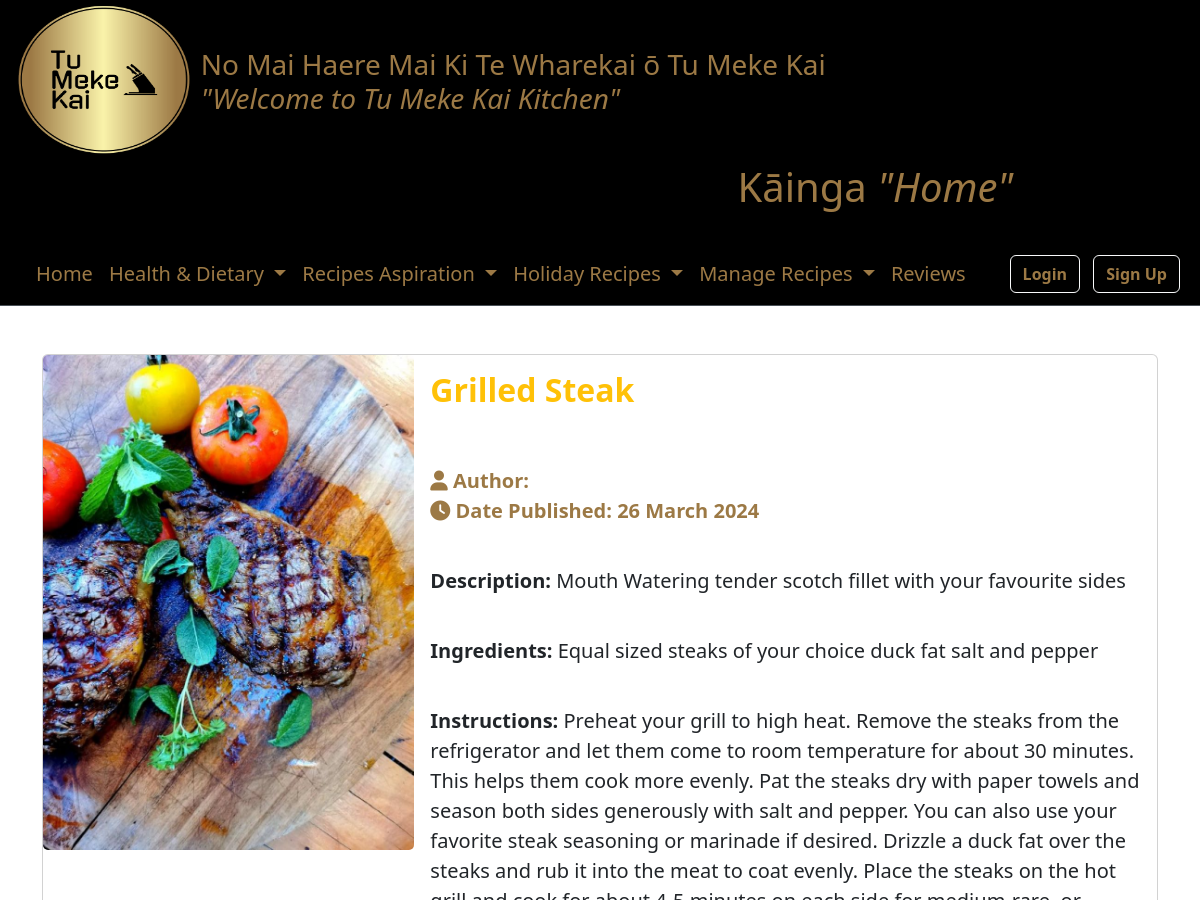
Before: /recipes/3/ (upper part) with the older database file.
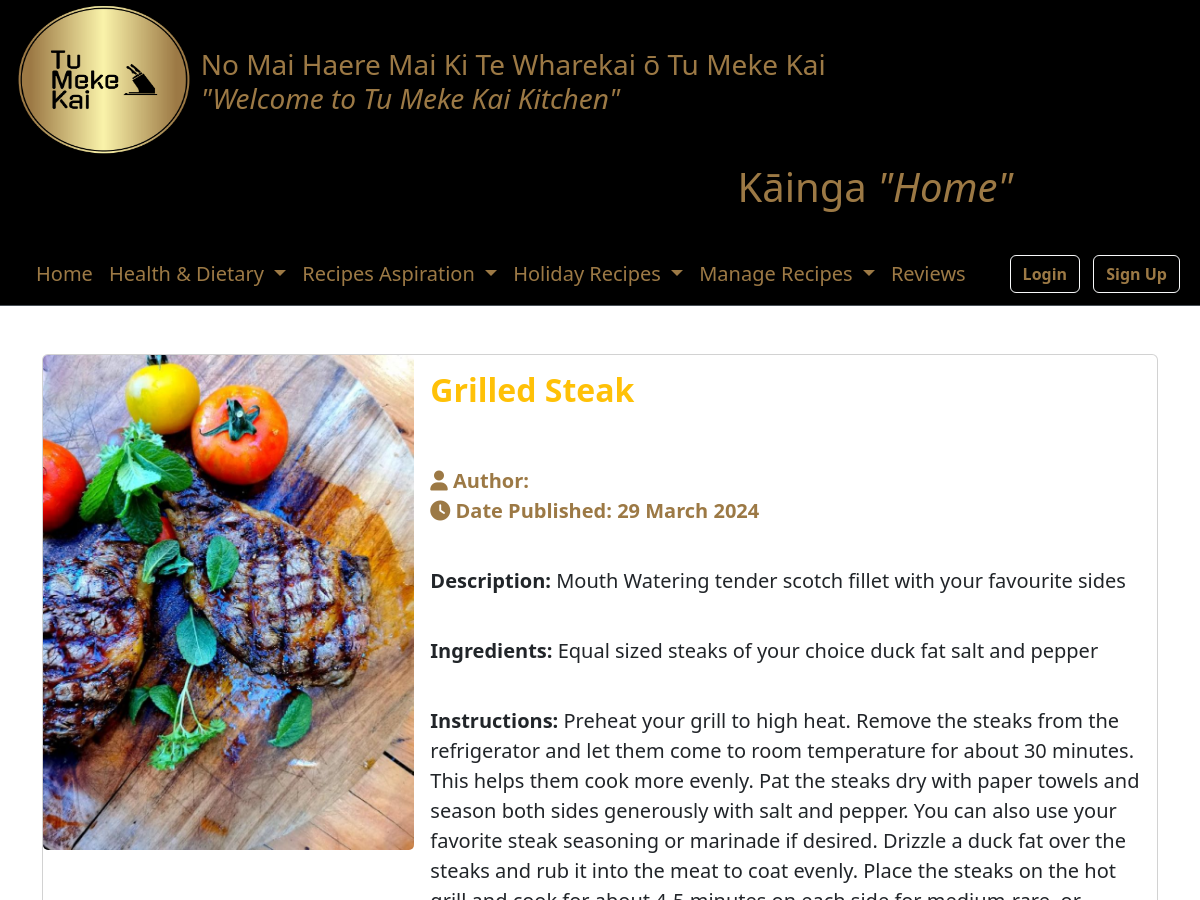
After: the same page with the newer database file.
### MyRecipes/models.py (models this page shows, shortened)
class Recipe(models.Model):
    CATEGORY_CHOICES = [
        ('breakfast', 'Breakfast'),
        ('lunch', 'Lunch'),
        ('dinner', 'Dinner'),
        ('dessert', 'Dessert'),
        ('drinks', 'Drinks'),
        ('platter', 'Platter'),
        ('other', 'Other'),
        ('holiday_specials', 'Holiday Specials'),
        ('healthy_choices', 'Healthy Choices'),
        ('healthy', 'Healthy'),
        ('budget_friendly', 'Budget-friendly'),
        ('comfort_food', 'Comfort Food'),
        ('international_cuisine', 'International Cuisine'),
        ('baking', 'Baking'),
        ('grilling_and_bbq', 'Grilling & BBQ'),
        ('vegetarian_vegan', 'Vegetarian/Vegan'),
        ('vegetarian', 'Vegetarian'),
        ('gluten_free', 'Gluten-Free'),
        ('dairy_free', 'Dairy-Free'),
        ('low_carb', 'Low Carb'),
        ('high_protein', 'High Protein'),
        ('keto', 'Keto'),
        ('paleo', 'Paleo'),
        ('whole30', 'Whole30'),
        ('mediterranean', 'Mediterranean'),
        ('asian_inspired', 'Asian-Inspired'),
        ('mexican', 'Mexican'),
        ('italian', 'Italian'),
        ('middle_eastern', 'Middle Eastern'),
        ('new_years', 'New Years'),
        ('mothers_day', 'Mothers Day'),
    ]
    SUBCATEGORY_CHOICES = [
        ('vegetarian', 'Vegetarian'),
        ('vegan', 'Vegan'),
        ('gluten_free', 'Gluten free'),
        ('low_carb', 'Low Carb'),
        ('high_protein', 'High Protein'),
        ('keto', 'Keto'),
        ('other', 'Other'),
        ('paleo', 'Paleo-Friendly'),
        ('whole30', 'Whole30-Compliant'),
        ('mediterranean', 'Mediterranean Diet'),
        ('weight_loss', 'Weight Loss'),
        ('heart_healthy', 'Heart-Healthy'),
        ('diabetes_friendly', 'Diabetes-Friendly'),
        ('nut_free', 'Nut-Free'),
        ('soy_free', 'Soy-Free'),
        ('nutrient_dense', 'Nutrient-Dense'),
        ('light_and_fresh', 'Light & Fresh'),
        ('family_friendly', 'Family-Friendly'),
        ('kid_friendly', 'Kid-Friendly'),
        ('party_appetizers', 'Party Appetizers'),
        ('seasonal_produce', 'Seasonal Produce'),
        ('one_pot_meals', 'One-Pot Meals'),
        ('meal_prep', 'Meal Prep'),
        ('slow_cooker', 'Slow Cooker/Crockpot'),
        ('instant_pot', 'Instant Pot/Pressure Cooker'),
        ('raw_foods', 'Raw Foods'),
        ('superfoods', 'Superfoods'),
        ('detoxifying', 'Detoxifying'),
        ('immune_boosting', 'Immune-Boosting'),
        ('energy_packed', 'Energy-Packed'),
    ]
    title = models.CharField(max_length = 100)
    description = models.TextField()
    author = models.ForeignKey(User, on_delete = models.CASCADE) # is user deleted -- delete recipxes user put up --> FK = 1 (user) - N(recipes)
    category = models.CharField(max_length = 25, choices = CATEGORY_CHOICES, default = "other")
    subcategory = models.CharField(max_length = 25, choices = SUBCATEGORY_CHOICES, default = "other")
    created_at = models.DateTimeField(auto_now_add = True)
    updated_at = models.DateTimeField(auto_now = True)
    tags = models.ManyToManyField(Tag)
    image = models.ImageField(upload_to='Images/', blank=True)
    ingredients = models.TextField(blank=True, null=True)
    instructions = models.TextField(blank=True, null=True)

### MyRecipes/views.py (the view)
# urls.py: path('recipes/<int:pk>/', views.RecipeDetailView.as_view(), name = 'recipes-detail'),
class RecipeDetailView(DetailView):
    model = models.Recipe

### MyRecipes/templates/MyRecipes/recipe_detail.html (shortened to what this page needs)
{% extends 'MyRecipes/base.html' %}
{% load static %}
{% block content %}
    <div class="container mt-5">
        <div class="card mb-4">
            <div class="row g-0">
                <div class="col-md-4">
                    <img src="{% static "/" %}{{object.image}}" width="100%" class="card-img thumbnail" alt="Breakfast">
                </div>
                <div class="col-md-8">
                    <div class="card-body">
                        <h2 class="card-title text-warning"><strong>{{ object.title }}</strong></h2><br><br>
                        <p class="card-text fs-5" style="color: #9c7945;"><strong><i class="fas fa-user"></i> Author: {{ object.author_name }}</strong><br><strong><i class="fa-solid fa-clock"></i> Date Published: {{ object.updated_at|date:"d F Y" }}</strong></p><br>
                        <p class="card-text fs-5"><strong>Description:</strong> {{ object.description }}</p><br>
                        <p class="card-text fs-5"><strong>Ingredients:</strong> {{ object.ingredients }}</p><br>
                        <p class="card-text fs-5 mb-5"><strong>Instructions:</strong> {{ object.instructions }}</p>
                    </div>
                </div>
            </div>
        </div>
    </div>
{% endblock content %}

Changed rows visible on the page:
changed Recipe "Grilled Steak": updated_at "26 March 2024" → "29 March 2024"
